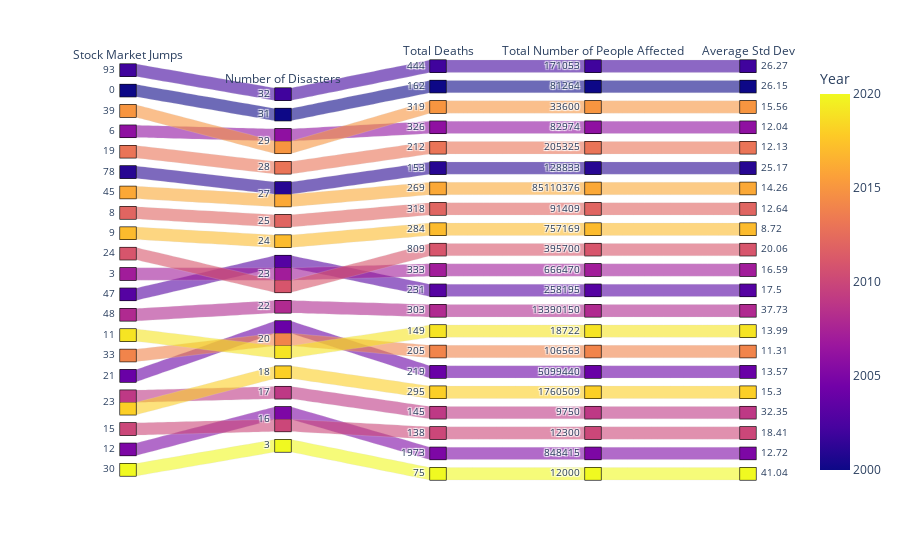
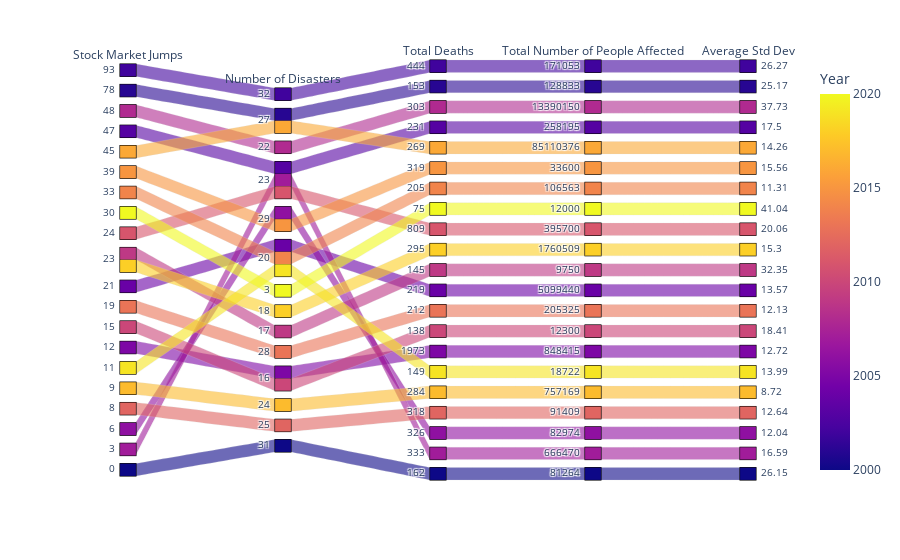

Here is the notebook cell these charts were saved with, in order:
### Code cell
# Jason -Parallel plots From combined_df: Sorted by # of disasters
combined_df_disaster_sorted=combined_df.sort_values('Number of Disasters', ascending=False)
combined_df_disaster_sorted.index.name='Year'
figi_disaster=px.parallel_categories(combined_df_disaster_sorted.reset_index(), height=800, dimensions=combined_df_disaster_sorted[['Total Stock Market', 'Number of Disasters', 'Total Deaths', 'No Affected', 'Average Std Dev']], color='Year',
                               labels={'No Affected':'Total Number of People Affected', 'average2': 'Average Rolling Standard Deviation of Returns', 'Total Stock Market': 'Stock Market Jumps'})
figi_disaster.show()
#Combined_df sorted by # of jumps:
combined_df_jump_sorted=combined_df.sort_values('Total Stock Market', ascending=False)
combined_df_jump_sorted.index.name='Year'
figi_jump=px.parallel_categories(combined_df_jump_sorted.reset_index(), height=800, dimensions=combined_df_jump_sorted[['Total Stock Market', 'Number of Disasters', 'Total Deaths', 'No Affected', 'Average Std Dev']], color='Year',
                               labels={'No Affected':'Total Number of People Affected', 'average2': 'Average Rolling Standard Deviation of Returns', 'Total Stock Market': 'Stock Market Jumps'})
figi_jump.show()

### Figure 1 — Plotly figure (JSON) as saved in the notebook; plotly's stock layout.template omitted (floating-point values rounded to 4 significant figures)
{"data": [{"dimensions": [{"label": "Stock Market Jumps", "values": [93, 0, 39, 6, 19, 78, 45, 8, 9, 24, 3, 47, 48, 11, 33, 21, 23, 23, 15, 12, 30]}, {"label": "Number of Disasters", "values": [32, 31, 29, 29, 28, 27, 27, 25, 24, 23, 23, 23, 22, 20, 20, 20, 18, 17, 16, 16, 3]}, {"label": "Total Deaths", "values": [444, 162, 319, 326, 212, 153, 269, 318, 284, 809, 333, 231, 303, 149, 205, 219, 295, 145, 138, 1973, 75]}, {"label": "Total Number of People Affected", "values": [171053, 81264, 33600, 82974, 205325, 128833, 85110376, 91409, 757169, 395700, 666470, 258195, 13390150, 18722, 106563, 5099440, 1760509, 9750, 12300, 848415, 12000]}, {"label": "Average Std Dev", "values": [26.27, 26.15, 15.56, 12.04, 12.13, 25.17, 14.26, 12.64, 8.72, 20.06, 16.59, 17.5, 37.73, 13.99, 11.31, 13.57, 15.3, 32.35, 18.41, 12.72, 41.04]}], "domain": {"x": [0, 1], "y": [0, 1]}, "line": {"color": [2002, 2000, 2015, 2006, 2013, 2001, 2016, 2012, 2017, 2011, 2007, 2003, 2008, 2019, 2014, 2004, 2018, 2009, 2010, 2005, 2020], "coloraxis": "coloraxis"}, "name": "", "type": "parcats"}], "layout": {"autosize": true, "coloraxis": {"colorbar": {"title": {"text": "Year"}}, "colorscale": [[0, "#0d0887"], [0.1111, "#46039f"], [0.2222, "#7201a8"], [0.3333, "#9c179e"], [0.4444, "#bd3786"], [0.5556, "#d8576b"], [0.6667, "#ed7953"], [0.7778, "#fb9f3a"], [0.8889, "#fdca26"], [1, "#f0f921"]]}, "legend": {"tracegroupgap": 0}, "margin": {"t": 60}}}

### Figure 2 — Plotly figure (JSON) as saved in the notebook; plotly's stock layout.template omitted (floating-point values rounded to 4 significant figures)
{"data": [{"dimensions": [{"label": "Stock Market Jumps", "values": [93, 78, 48, 47, 45, 39, 33, 30, 24, 23, 23, 21, 19, 15, 12, 11, 9, 8, 6, 3, 0]}, {"label": "Number of Disasters", "values": [32, 27, 22, 23, 27, 29, 20, 3, 23, 18, 17, 20, 28, 16, 16, 20, 24, 25, 29, 23, 31]}, {"label": "Total Deaths", "values": [444, 153, 303, 231, 269, 319, 205, 75, 809, 295, 145, 219, 212, 138, 1973, 149, 284, 318, 326, 333, 162]}, {"label": "Total Number of People Affected", "values": [171053, 128833, 13390150, 258195, 85110376, 33600, 106563, 12000, 395700, 1760509, 9750, 5099440, 205325, 12300, 848415, 18722, 757169, 91409, 82974, 666470, 81264]}, {"label": "Average Std Dev", "values": [26.27, 25.17, 37.73, 17.5, 14.26, 15.56, 11.31, 41.04, 20.06, 15.3, 32.35, 13.57, 12.13, 18.41, 12.72, 13.99, 8.72, 12.64, 12.04, 16.59, 26.15]}], "domain": {"x": [0, 1], "y": [0, 1]}, "line": {"color": [2002, 2001, 2008, 2003, 2016, 2015, 2014, 2020, 2011, 2018, 2009, 2004, 2013, 2010, 2005, 2019, 2017, 2012, 2006, 2007, 2000], "coloraxis": "coloraxis"}, "name": "", "type": "parcats"}], "layout": {"autosize": true, "coloraxis": {"colorbar": {"title": {"text": "Year"}}, "colorscale": [[0, "#0d0887"], [0.1111, "#46039f"], [0.2222, "#7201a8"], [0.3333, "#9c179e"], [0.4444, "#bd3786"], [0.5556, "#d8576b"], [0.6667, "#ed7953"], [0.7778, "#fb9f3a"], [0.8889, "#fdca26"], [1, "#f0f921"]]}, "legend": {"tracegroupgap": 0}, "margin": {"t": 60}}}
